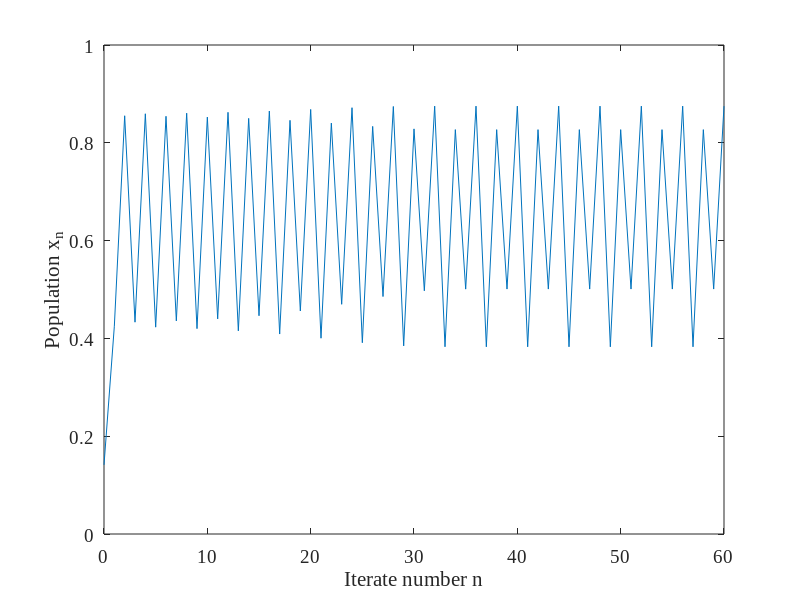

Here is the MATLAB script that generated this plot:
clear variables
set(0, 'DefaultAxesFontName','Times New Roman','DefaultAxesFontSize',14);

NT = 60;
n = 0:1:NT;
lambda = 3.5;
x0 = sqrt(2)/10;

x(1) = x0;

for j = 1:NT;
    x(j+1) = lambda*x(j)*(1-x(j));
end

figure(1)
plot(n,x)
xlabel('Iterate number n')
ylabel('Population x_n')
